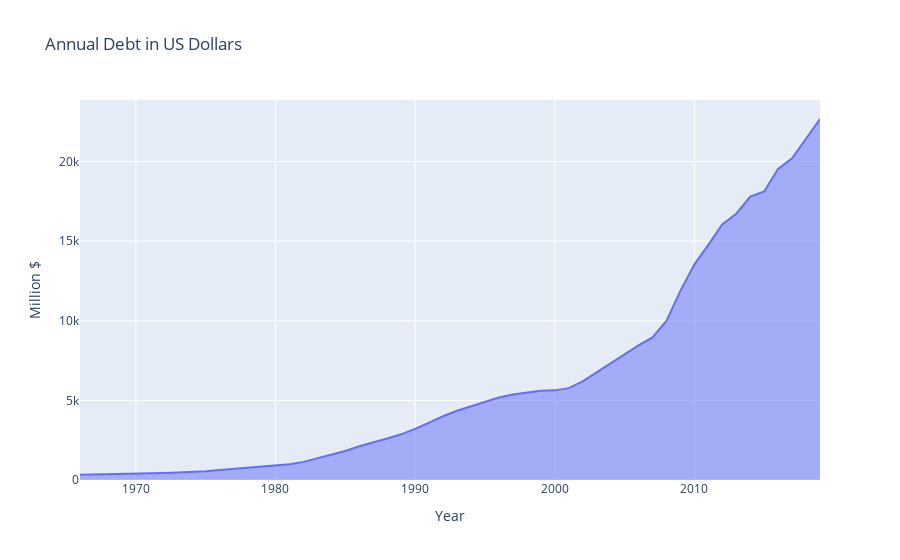

The cell this chart's notebook holds for it:
### Code cell
ex.area(x=debtYears, y=debtData, labels={'x': 'Year', 'y': 'Million $'}, title='Annual Debt in US Dollars')

### Figure 1 — Plotly figure (JSON) as saved in the notebook; plotly's stock layout.template omitted (floating-point values rounded to 4 significant figures)
{"data": [{"hoverlabel": {"namelength": 0}, "hovertemplate": "Year=%{x}<br>Million $=%{y}", "legendgroup": "", "line": {"color": "#636efa"}, "mode": "lines", "name": "", "orientation": "v", "showlegend": false, "stackgroup": "1", "type": "scatter", "x": ["1966", "1967", "1968", "1969", "1970", "1971", "1972", "1973", "1974", "1975", "1976", "1977", "1978", "1979", "1980", "1981", "1982", "1983", "1984", "1985", "1986", "1987", "1988", "1989", "1990", "1991", "1992", "1993", "1994", "1995", "1996", "1997", "1998", "1999", "2000", "2001", "2002", "2003", "2004", "2005", "2006", "2007", "2008", "2009", "2010", "2011", "2012", "2013", "2014", "2015", "2016", "2017", "2018", "2019"], "xaxis": "x", "y": ["328.5", "340.4", "368.7", "365.8", "380.9", "408.2", "435.9", "466.3", "483.9", "541.9", "629", "706.4", "776.6", "829.5", "909", "994.8", "1137.3", "1371.7", "1564.6", "1817.4", "2120.5", "2346", "2601.1", "2867.8", "3206.3", "3598.2", "4001.8", "4351", "4643.3", "4920.6", "5181.5", "5369.2", "5478.2", "5605.5", "5628.7", "5769.9", "6198.4", "6760", "7354.7", "7905.3", "8451.4", "8950.7", "9986.1", "11875.9", "13528.8", "14764.2", "16050.9", "16719.4", "17794.5", "18120.1", "19539.5", "20205.7", "21462.3", "22669.5"], "yaxis": "y"}], "layout": {"legend": {"tracegroupgap": 0}, "title": {"text": "Annual Debt in US Dollars"}, "xaxis": {"anchor": "y", "domain": [0, 1], "title": {"text": "Year"}}, "yaxis": {"anchor": "x", "domain": [0, 1], "title": {"text": "Million $"}}}}
